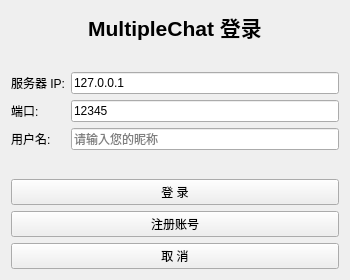
<?xml version="1.0" encoding="UTF-8"?>
<ui version="4.0">
 <class>login</class>
 <widget class="QWidget" name="login">
  <property name="geometry">
   <rect>
    <x>0</x>
    <y>0</y>
    <width>350</width>
    <height>280</height>
   </rect>
  </property>
  <property name="windowTitle">
   <string>MultipleChat Login</string>
  </property>
  <layout class="QVBoxLayout" name="verticalLayout">
   <item>
    <widget class="QLabel" name="label_title">
     <property name="font">
      <font>
       <pointsize>16</pointsize>
       <bold>true</bold>
      </font>
     </property>
     <property name="text">
      <string>MultipleChat 登录</string>
     </property>
     <property name="alignment">
      <set>Qt::AlignCenter</set>
     </property>
    </widget>
   </item>
   <item>
    <spacer name="verticalSpacer_1">
     <property name="orientation">
      <enum>Qt::Vertical</enum>
     </property>
     <property name="sizeHint" stdset="0">
      <size>
       <width>20</width>
       <height>20</height>
      </size>
     </property>
    </spacer>
   </item>
   <item>
    <layout class="QFormLayout" name="formLayout">
     <item row="0" column="0">
      <widget class="QLabel" name="label_server">
       <property name="text">
        <string>服务器 IP:</string>
       </property>
      </widget>
     </item>
     <item row="0" column="1">
      <widget class="QLineEdit" name="txtServerIP">
       <property name="text">
        <string>127.0.0.1</string>
       </property>
      </widget>
     </item>
     <item row="1" column="0">
      <widget class="QLabel" name="label_port">
       <property name="text">
        <string>端口:</string>
       </property>
      </widget>
     </item>
     <item row="1" column="1">
      <widget class="QLineEdit" name="txtPort">
       <property name="text">
        <string>12345</string>
       </property>
      </widget>
     </item>
     <item row="2" column="0">
      <widget class="QLabel" name="label_user">
       <property name="text">
        <string>用户名:</string>
       </property>
      </widget>
     </item>
     <item row="2" column="1">
      <widget class="QLineEdit" name="txtUsername">
       <property name="placeholderText">
        <string>请输入您的昵称</string>
       </property>
      </widget>
     </item>
    </layout>
   </item>
   <item>
    <spacer name="verticalSpacer_2">
     <property name="orientation">
      <enum>Qt::Vertical</enum>
     </property>
     <property name="sizeHint" stdset="0">
      <size>
       <width>20</width>
       <height>20</height>
      </size>
     </property>
    </spacer>
   </item>
   <item>
    <widget class="QPushButton" name="btnLogin">
     <property name="text">
      <string>登 录</string>
     </property>
    </widget>
   </item>
   <item>
    <widget class="QPushButton" name="btnToRegister">
     <property name="text">
      <string>注册账号</string>
     </property>
    </widget>
   </item>
   <item>
    <widget class="QPushButton" name="btnCancel">
     <property name="text">
      <string>取 消</string>
     </property>
    </widget>
   </item>
  </layout>
 </widget>
 <resources/>
 <connections/>
</ui>
